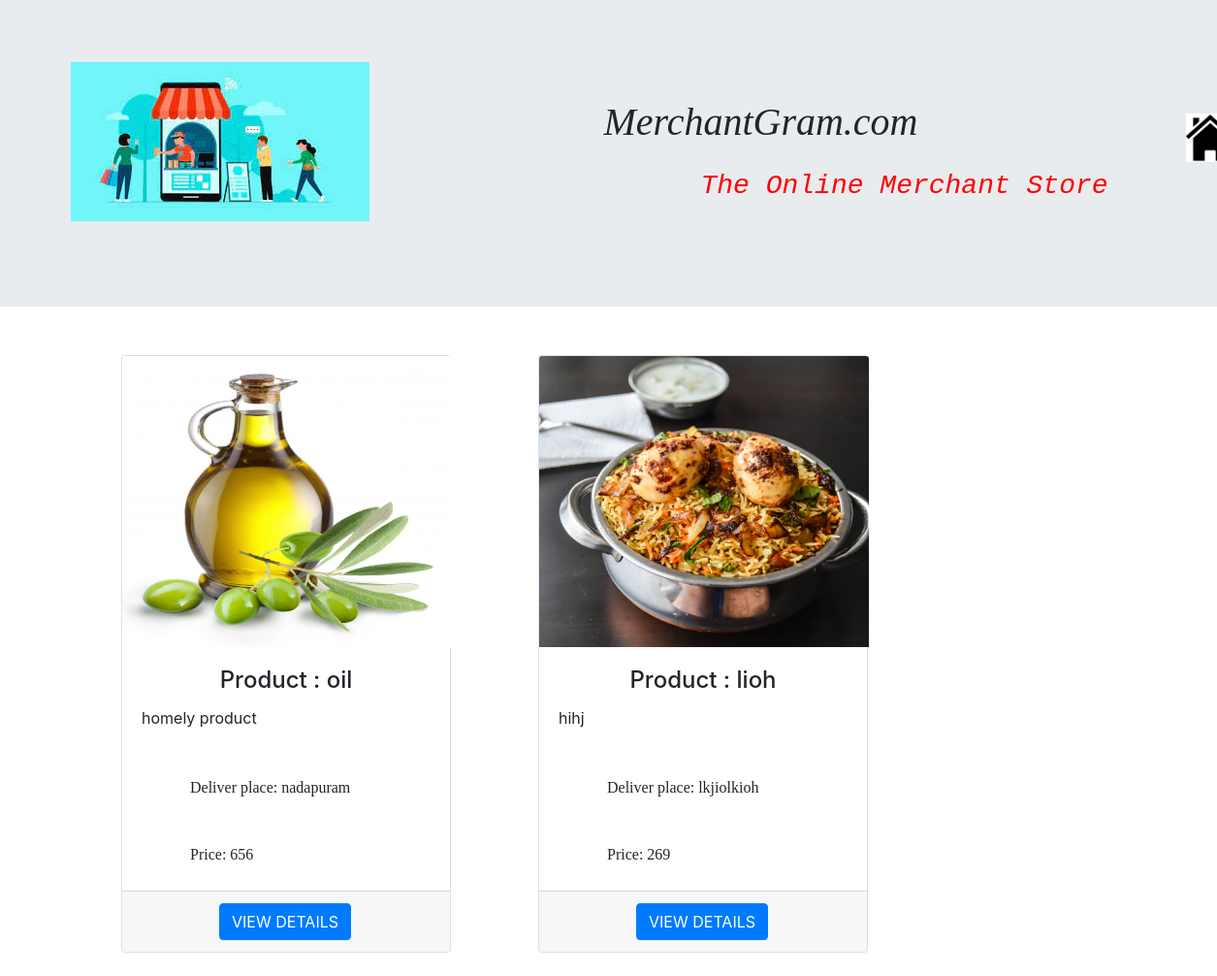
Screenshot of /Poducts_list/ (signed in) with the database file from the repository.
### merchantapp/models.py (models this page shows)
class Product(models.Model):
    product_name=models.CharField(max_length=50)
    image=models.ImageField(null=True)
    description=models.TextField(blank=True,null=True)
    Delivery_place=models.CharField(max_length=50)
    price=models.CharField(max_length=50)
    merchant_username= models.CharField(max_length=50,blank=True,null=True)
    def __str__(self):
        return self.product_name

### merchantapp/views.py (the view)
# urls.py: path('Poducts_list/', views.Poducts_list, name='Poducts_list'),
def Poducts_list(request):
    if 'admn' in request.session:
        username=request.session['admn']
        products=Product.objects.all()
        print(products)
        return render(request,'product_list.html',{'objs':products,'username':username})
    return render(request,'home.html')

### merchantapp/templates/product_list.html
{% extends 'base.html' %}
{% load static %}
{% block content %}
{% include 'admin_header.html' %}
<div style="margin-top: 50px;margin-left: 50px" class="row">
      {% for x in objs %}
     <div class="col-lg-3 col-md-6 mb-4" style="max-height: 800px;max-width: 370px; margin-left: 60px;">
          <div class="card " style="max-height: 650px;max-width: 350px">
              <a href="">
                <img class="card-img-top" src="{{x.image.url}}" alt="" style="height:300px;width:340px">
              </a>
              <div class="card-body">
              <h4 class="card-title" style="text-align:center" align="center">Product : {{x.product_name}}</h4>
              <p class="card-text">{{x.description}}  </p>
                <h6>Deliver place: {{x.Delivery_place}}</h6>
                  <h6>Price: {{x.price}}</h6>
            </div>
            <div class="card-footer">
                <a class="btn btn-primary" role="button" href="{% url 'admin_product_Details' x.id %}" style="margin-left: 80px">VIEW DETAILS</a>
            </div>
          </div>
  </div>
    {% endfor %}
</div>
{% endblock %}

### merchantapp/static/css/merchanthome.css (style rules this page uses)
h6 { margin-left: 50px; margin-top: 50px; font-family: "Cooper Black" }

### rows the page displays
Product: image (picture), product_name "oil", description "homely product", Delivery_place "nadapuram", price "656"
Product: image (picture), product_name "lioh", description "hihj", Delivery_place "lkjiolkioh", price "269"
